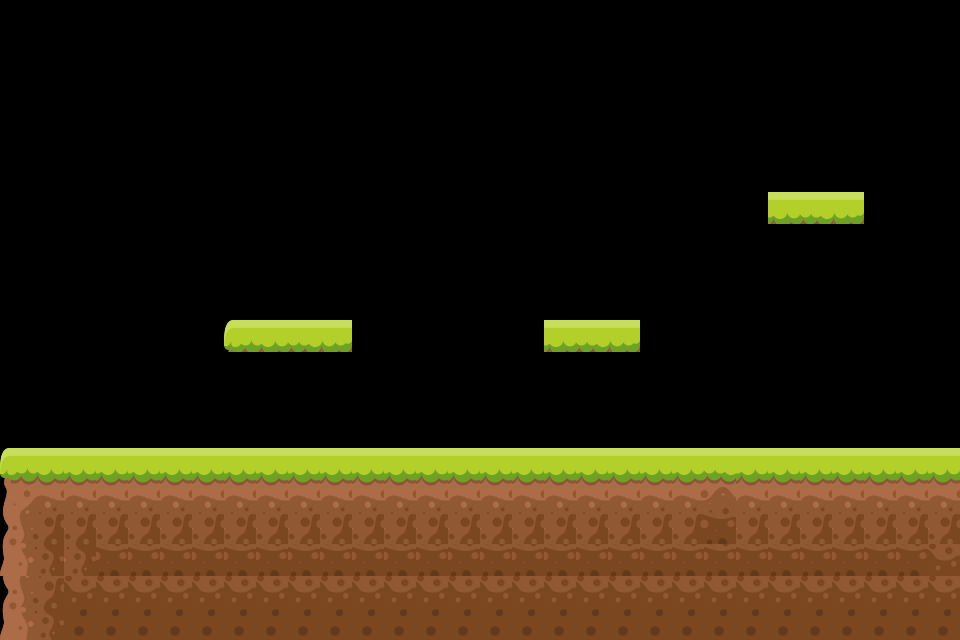

A 2D game scene composited from a Tiled map and its tileset images. What follows is a short description and the map's XML, with every tile layer's data as written:
An orthogonal 30x20 tile map with 32x32 px tiles, 1 tile layer (Tile Layer 1).

<map version="1.10" tiledversion="1.10.0" orientation="orthogonal" renderorder="right-down" width="30" height="20" tilewidth="32" tileheight="32" infinite="0" nextlayerid="2" nextobjectid="1">
 <tileset firstgid="1" name="1" tilewidth="32" tileheight="32" tilecount="16" columns="4">
  <image source="New folder/png/Tiles/1.png" width="128" height="128" />
 </tileset>
 <layer id="1" name="Tile Layer 1" width="30" height="20">
  <data encoding="csv">
0,0,0,0,0,0,0,0,0,0,0,0,0,0,0,0,0,0,0,0,0,0,0,0,0,0,0,0,0,0,
0,0,0,0,0,0,0,0,0,0,0,0,0,0,0,0,0,0,0,0,0,0,0,0,0,0,0,0,0,0,
0,0,0,0,0,0,0,0,0,0,0,0,0,0,0,0,0,0,0,0,0,0,0,0,0,0,0,0,0,0,
0,0,0,0,0,0,0,0,0,0,0,0,0,0,0,0,0,0,0,0,0,0,0,0,0,0,0,0,0,0,
0,0,0,0,0,0,0,0,0,0,0,0,0,0,0,0,0,0,0,0,0,0,0,0,0,0,0,0,0,0,
0,0,0,0,0,0,0,0,0,0,0,0,0,0,0,0,0,0,0,0,0,0,0,0,0,0,0,0,0,0,
0,0,0,0,0,0,0,0,0,0,0,0,0,0,0,0,0,0,0,0,0,0,0,0,2,3,4,0,0,0,
0,0,0,0,0,0,0,0,0,0,0,0,0,0,0,0,0,0,0,0,0,0,0,0,0,0,0,0,0,0,
0,0,0,0,0,0,0,0,0,0,0,0,0,0,0,0,0,0,0,0,0,0,0,0,0,0,0,0,0,0,
0,0,0,0,0,0,0,0,0,0,0,0,0,0,0,0,0,0,0,0,0,0,0,0,0,0,0,0,0,0,
0,0,0,0,0,0,0,1,2,3,4,0,0,0,0,0,0,2,3,4,0,0,0,0,0,0,0,0,0,0,
0,0,0,0,0,0,0,0,0,0,0,0,0,0,0,0,0,0,0,0,0,0,0,0,0,0,0,0,0,0,
0,0,0,0,0,0,0,0,0,0,0,0,0,0,0,0,0,0,0,0,0,0,0,0,0,0,0,0,0,0,
0,0,0,0,0,0,0,0,0,0,0,0,0,0,0,0,0,0,0,0,0,0,0,0,0,0,0,0,0,0,
1,2,2,2,2,2,2,2,2,2,2,2,2,2,2,2,2,2,2,2,2,2,3,2,2,2,2,2,2,2,
5,6,6,6,6,6,6,6,6,6,6,6,6,6,6,6,6,6,6,6,6,6,7,6,6,6,6,6,6,6,
9,10,10,10,10,10,10,10,10,10,10,10,10,10,10,10,10,10,10,10,10,10,11,10,10,10,10,10,10,10,
13,14,14,11,11,11,11,11,11,11,11,11,11,11,11,11,11,11,11,11,11,11,11,11,11,11,11,11,11,12,
9,10,12,12,12,12,12,12,12,12,12,12,12,12,12,12,12,12,12,12,12,12,12,12,12,12,12,12,12,12,
13,14,16,16,16,16,16,16,16,16,16,16,16,16,16,16,16,16,16,16,16,16,16,16,16,16,16,16,16,16
</data>
 </layer>
</map>
